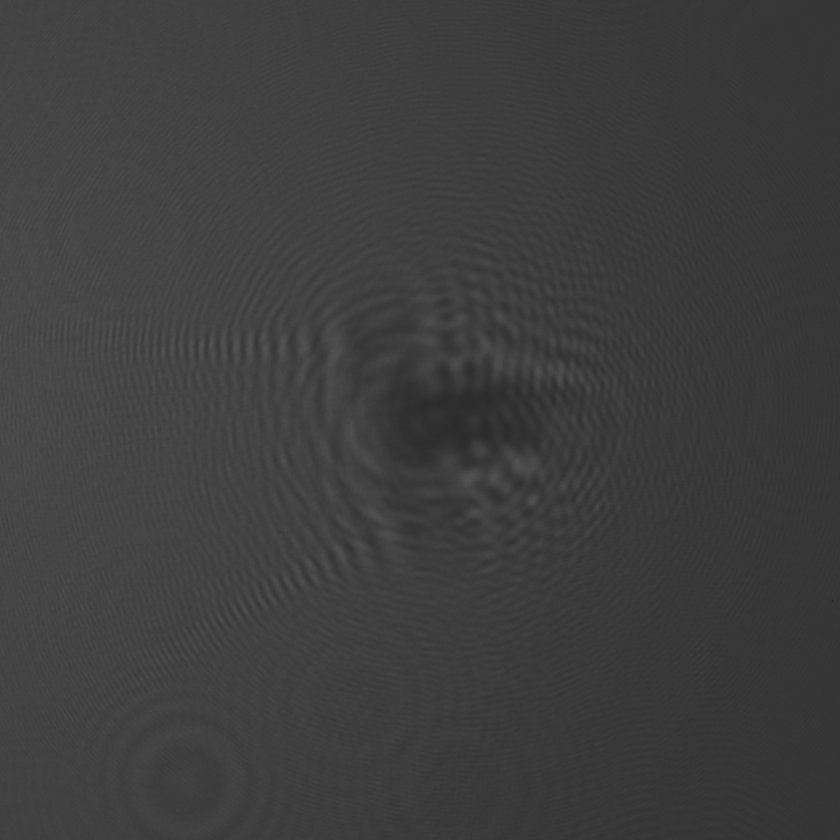
//> input picture examples/fresnelProp/bugHologram.tiff, 840 x 840 px, shrunk from 1024 x 1024 before the run
$ ./fresnelProp bugHologram.tiff 2   (built with g++ and OpenCV 4)
//> lines starting //> are read from the running program, lines starting //| are printed output that depends on the picture
### cvComplex.cpp
/*
 * cvComplex.cpp
 * A set of functions for dealing with two channel complex matricies inside
 * the OpenCV 2.4.* Imaging processing library. Complex numbers are generally
 * dealt with using a 2 color channel Mat object rather than std::complex.
 * This library provides several common functions for manipulating matricies
 * in this format.
 *
 * Maintained by Z. Phillips, Computational Imaging Lab, UC Berkeley
 * Report bugs directly to zkphil@berkeley.edu
 */

#include "opencv2/core.hpp"
#include "opencv2/imgproc.hpp"
#include "opencv2/highgui.hpp"
#include <opencv2/core/ocl.hpp>
//#include "opencv2/contrib.hpp"
#include "cvComplex.h"
#include <stdio.h>
#include <cmath>

int16_t gv_cMap = -1; // Global Colormap Setting

const int16_t SHOW_COMPLEX_MAG = 0;
const int16_t SHOW_COMPLEX_COMPONENTS = 1;
const int16_t SHOW_COMPLEX_REAL = 2;
const int16_t SHOW_COMPLEX_IMAGINARY = 3;
const int16_t SHOW_AMP_PHASE = 4;

const int16_t RW_MODE_AMP_PHASE = 1;
const int16_t RW_MODE_REAL_IMAG = 2;

const int16_t CMAP_MIN = 0;
const int16_t CMAP_MAX = 11;
const int16_t COLORMAP_NONE = -1;

const int16_t COLORIMAGE_REAL = 0;
const int16_t COLORIMAGE_COMPLEX = 1;

using namespace cv;
using namespace std;

void circularShift(const cv::UMat& input, cv::UMat& output, int16_t x, int16_t y)
{

  if (output.empty())
    output = cv::UMat::zeros(input.rows, input.cols, input.type());

  cv::Mat input1 = input.getMat(ACCESS_READ);
  cv::Mat output1 = output.getMat(ACCESS_RW);

  int16_t w = input.cols;
  int16_t h = input.rows;

  int16_t shiftR = x % w;
  int16_t shiftD = y % h;

  if (shiftR < 0)//if want to shift in -x direction
      shiftR += w;

  if (shiftD < 0)//if want to shift in -y direction
      shiftD += h;

  cv::Rect gate1(0, 0, w-shiftR, h-shiftD);//rect(x, y, width, height)
  cv::Rect out1(shiftR, shiftD, w-shiftR, h-shiftD);

  cv::Rect gate2(w-shiftR, 0, shiftR, h-shiftD);
  cv::Rect out2(0, shiftD, shiftR, h-shiftD);

  cv::Rect gate3(0, h-shiftD, w-shiftR, shiftD);
  cv::Rect out3(shiftR, 0, w-shiftR, shiftD);

  cv::Rect gate4(w-shiftR, h-shiftD, shiftR, shiftD);
  cv::Rect out4(0, 0, shiftR, shiftD);

  // Generate pointers
  cv::Mat shift1, shift2, shift3, shift4;

  if (&input == &output) // Check if matricies have same pointer
  {
    shift1 = input1(gate1).clone();
  	shift2 = input1(gate2).clone();
  	shift3 = input1(gate3).clone();
  	shift4 = input1(gate4).clone();
  }
  else // safe to shallow copy
  {
    shift1 = input1(gate1);
    shift2 = input1(gate2);
    shift3 = input1(gate3);
    shift4 = input1(gate4);
  }

  /*
  shift1 = input1(gate1).clone();
  shift2 = input1(gate2).clone();
  shift3 = input1(gate3).clone();
  shift4 = input1(gate4).clone();
  */

  // Copy to result
	shift1.copyTo(cv::Mat(output1, out1));
	shift2.copyTo(cv::Mat(output1, out2));
	shift3.copyTo(cv::Mat(output1, out3));
	shift4.copyTo(cv::Mat(output1, out4));
}

// [8 lines left out: function maxComplexReal, not called in this run]

void splitUMat( cv::UMat& input, int8_t channels, cv::UMat * output)
{
  if ((*output).channels() != (int) channels) {
    std::cout << "splitUMat: output matrix channels does not match channels argument" << std::endl;
    std::cout << "output channels: " << (*output).channels() << " channels arg: " << (int) channels << std::endl;
  }
  // Use standard cv::split for now, parallelize later
  cv::Mat* outputPlanes = new Mat[channels];
  for (int i = 0; i < channels; i++) {
    outputPlanes[i] = cv::Mat::zeros(input.rows, input.cols, input.type());
  }

  cv::split(input.getMat(ACCESS_RW),outputPlanes);
  for (int8_t ch=0; ch<input.channels(); ch++)
    output[ch] = outputPlanes[ch].getUMat(ACCESS_RW);

  delete[] outputPlanes;
}

// [21 lines left out: function mergeUMat, not called in this run]

// [22 lines of commented-out code are left out]

// [65 lines left out: functions complexConj, complexAngle, complexAbs, complexAmpPhaseToRealImag, not called in this run]

/* complexMultiply(const cv::UMat& m1, const cv::UMat& m2, cv::UMat& output)
 * Multiplies 2 complex matricies where the first two color channels are the
 * real and imaginary coefficents, respectivly. Uses the equation:
 *         (a + bi) * (c + di) = (ac - bd) + (ad + bc)i
 *
 * INPUTS:
 *   const cv::UMat& m1:  Complex Matrix 1
 *   const cv::UMat& m2:  Complex Matrix 2
 * OUTPUT:
 *   cv::UMat& output:    Complex Product of m1 and m2
 */
void complexMultiply(const cv::UMat& input1, const cv::UMat& input2, cv::UMat& output)//elementwise multiplies
{
  // Check if matricies are of same size and type
  if (!((input1.size() == input2.size()) && (input1.type() == input2.type())))
  {
    std::cout << "ERROR - matricies are of different size!" << std::endl;
    return;
  }
  // Ensure output is not empty
  if (output.empty())
      output = cv::UMat::zeros(input1.rows, input1.cols, CV_64FC2);

  // (a + bi) * (c + di) = (ac - bd) + (ad + bc)i
  double real,imag;
	for(int i = 0; i < input1.rows; i++) // loop through y
	{
    const double* m1_i = input1.getMat(ACCESS_RW).ptr<double>(i);   // Input 1
    const double* m2_i = input2.getMat(ACCESS_RW).ptr<double>(i);   // Input 2
    double* o_i = output.getMat(ACCESS_RW).ptr<double>(i); // Output
    for(int j = 0; j < input1.cols; j++)
    {
        real = (m1_i[j*2] * m2_i[j*2]) - (m1_i[j*2+1] * m2_i[j*2+1]);    // Real
        imag = (m1_i[j*2] * m2_i[j*2+1]) + (m1_i[j*2+1] * m2_i[j*2]);  // Imaginary
        o_i[j*2]  = real; o_i[j*2+1] = imag;
    }
	}
}

/* complexScalarMultiply(const cv::UMat& m1, const cv::UMat& m2, cv::UMat& output)
 * Multiplies the real and imaginary parts of a complex matrix by a scalar.
 *
 * INPUTS:
 *   double scalar:      Scalar to multiply
 *   const cv::UMat& m1:  Complex matrix input
 * OUTPUT:
 *   cv::UMat& output:    Complex product of m1 and scalar
 */
// [19 lines left out: function complexScalarMultiply, not called in this run]

/* complexDivide(const cv::UMat& m1, const cv::UMat& m2, cv::UMat& output)
 * Divides one matrix by another where the first two color channels are the
 * real and imaginary coefficents, respectivly. Uses the equation:
 *   (a+bi) / (c+di) = (ac+bd) / (c^2+d^2) + (bc-ad) / (c^2+d^2) * i
 *
 * INPUTS:
 *   const cv::UMat& m1:  Complex Matrix 1
 *   const cv::UMat& m2:  Complex Matrix 2
 * OUTPUT:
 *   cv::UMat& output:    Complex Product of m1 and m2
 */
// [50 lines left out: functions complexDivide, complexInverse, not called in this run]

void fftShift(const cv::UMat& input, cv::UMat& output)
{
	 	circularShift(input, output, std::ceil((double) input.cols/2), std::ceil((double) input.rows/2));
}

// [4 lines left out: function ifftShift, not called in this run]
// Opencv fft implimentation
void fft2(cv::UMat& input, cv::UMat& output)
{
   // [6 lines of commented-out code are left out]
   cv::dft(input, output, cv::DFT_COMPLEX_OUTPUT);
}

// Inverse Fourier Transform
void ifft2(cv::UMat& input, cv::UMat& output)
{
   // [6 lines of commented-out code are left out]
   cv::dft(input, output, cv::DFT_INVERSE | cv::DFT_COMPLEX_OUTPUT | cv::DFT_SCALE); // Real-space of object
}

// Write complex matrix to file
// [96 lines left out: functions complex_imwrite, complex_imread, onMouse, not called in this run]

// Compatability with previous versions
void showComplexImg(cv::UMat m, int16_t displayFlag, std::string windowTitle)
{
  showComplexImg(m, displayFlag, windowTitle,-1);
}

void showImg(cv::UMat m, std::string windowTitle)
{
  showImg(m,windowTitle,-1);
}

// Display a complex image
void showComplexImg(cv::UMat m, int16_t displayFlag, std::string windowTitle, int16_t gv_cMap)
{
   if (m.channels() == 2) // Ensure Complex Matrix
   {
    //Mat m1 = m.getMat(ACCESS_READ);
		cv::UMat planes[] = {cv::UMat::zeros(m.rows, m.cols, m.type()), cv::UMat::zeros(m.rows, m.cols, m.type())};
		//cv::split(m1, planes);
    splitUMat(m,2,planes);                   // planes[0] = Re(DFT(I)), planes[1] = Im(DFT(I))

		switch(displayFlag)
		{
			case (SHOW_COMPLEX_MAG):
			{
				cv::magnitude(planes[0], planes[1], planes[0]);// planes[0] = magnitude
            windowTitle = windowTitle + " Magnitude";
            cv::log(planes[0],planes[0]);
            showImg(planes[0], windowTitle, gv_cMap);
				break;
			}
			case (SHOW_COMPLEX_REAL):
			{
			   std::string reWindowTitle = windowTitle + " Real";
            showImg(planes[0], reWindowTitle, gv_cMap);
				break;
			}
			case (SHOW_COMPLEX_IMAGINARY):
			{
				std::string imWindowTitle = windowTitle + " Imaginary";
            showImg(planes[1], imWindowTitle, gv_cMap);
				break;
			}
      case (SHOW_AMP_PHASE):
      {
        cv::UMat m2;
        cv::UMat planes2[] = {cv::UMat::zeros(m.rows, m.cols, m.type()), cv::UMat::zeros(m.rows, m.cols, m.type())};
        complexAngle(m,m2);
        splitUMat(m2,2,planes2);

        std::string amWindowTitle = windowTitle + " Amplitude";
        std::string phWindowTitle = windowTitle + " Phase";
        complexAbs(m,m);
        splitUMat(m,2,planes);

        showImg(planes[0], amWindowTitle, gv_cMap);
        showImg(planes2[0], phWindowTitle, gv_cMap);
        break;
      }
			default:
			{

				std::string reWindowTitle = windowTitle + " Real";
				std::string imWindowTitle = windowTitle + " Imaginary";

				showImg(planes[0], reWindowTitle, gv_cMap);
				showImg(planes[1], imWindowTitle, gv_cMap);

				break;
			}
		}
		//cv::waitKey();
		//cv::destroyAllWindows();
	}
	else
		std::cout << "ERROR ( cvComplex::shotComplexImg ) : Input Mat is not complex (m.channels() != 2)" << std::endl;
}

// Print information about a matrix
// [7 lines left out: function printMat, not called in this run]

// Show a single-channel image
void showImg(cv::UMat m, std::string windowTitle, int16_t gv_cMap)
{

	cv::UMat displayMat;

   if (gv_cMap >= cv::COLORMAP_AUTUMN && gv_cMap <= cv::COLORMAP_HOT)
   {
	   cv::UMat scaledMat;
	   cv::normalize(m, scaledMat, 0, 255, CV_MINMAX);
	   scaledMat.convertTo(displayMat, CV_8U);
	   cv::applyColorMap(displayMat, displayMat, gv_cMap);
   }
   else
   {
	   cv::UMat scaledImg;
	   cv::normalize(m, scaledImg, 0, 1, CV_MINMAX);
	   scaledImg.convertTo(displayMat,CV_32FC1);
	   cvtColor(displayMat, displayMat, CV_GRAY2RGB);
   }

    cv::startWindowThread();
    cv::namedWindow(windowTitle, cv::WINDOW_NORMAL);
    cv::setMouseCallback(windowTitle, onMouse, &m);;
	cv::imshow(windowTitle, displayMat);
	cv::waitKey();
	cv::destroyAllWindows();
}

// [74 lines left out: functions showImgC, printOclPlatformInfo, not called in this run]

// [7 lines of commented-out code are left out]

### examples/fresnelProp/fresnelProp.cpp
// Example Program to perform fresnel propigation of a hologram

#include <stdio.h>
#include <complex.h>
#include <opencv2/core/ocl.hpp>
#include "../../cvComplex.h"
#include <math.h>

using namespace std; using namespace cv;

double objectiveMag = 1.0;
double pixelSz = 5e-6;
double ps_eff = pixelSz / objectiveMag;
double lambda = 6.32e-7;
double k = 2 * M_PI / lambda;
std::complex<double> ii = std::complex<double>(0,1);

void genFresnelKernel(const cv::UMat& input, cv::UMat& kernel, double zDist, double du, double dv){
  double fx, fy;
  Mat complexPlanes[] = {Mat::zeros(input.cols,input.rows, CV_64F), Mat::zeros(input.cols,input.rows, CV_64F)};
	for (uint16_t i = 0; i < input.cols; i++){
		for (uint16_t j = 0; j < input.rows; j++){
		   fx = (i - floor(input.cols/2.)) * du;
		   fy = (j - floor(input.rows/2.)) * dv;
			std::complex<double> cVal = exp(ii * k *zDist) * exp(-ii * M_PI * lambda * zDist * (fx*fx + fy*fy));
			complexPlanes[0].at<double>(i,j) = cVal.real();
			complexPlanes[1].at<double>(i,j) = cVal.imag();
		}
	}
  Mat kernelMat;
  merge(complexPlanes, 2, kernelMat);
  kernel = kernelMat.getUMat(ACCESS_READ);
}

int main(int argc, char** argv ){
	if (argc < 1){
			cout << "Error: Not enough inputs.\nUSAGE: ./fresnelProp image_filename refocus_distance" << endl; return 0;}


	clock_t t1, t2, t3, t4, t5, t6;
	t1 = clock();
  // Turn on opencl
  cv::ocl::setUseOpenCL(true);


	std::string imgFname = argv[1];
	double zDist = atof(argv[2]);

	// Load Image
	cv::Mat imgMat = cv::imread(imgFname, CV_64FC1); // Load image as 64-bit double
//> imgMat is the input picture: 840 rows x 840 cols, CV_8UC1; min 41, max 85, mean 62.2
	imgMat.convertTo(imgMat,CV_64FC1);
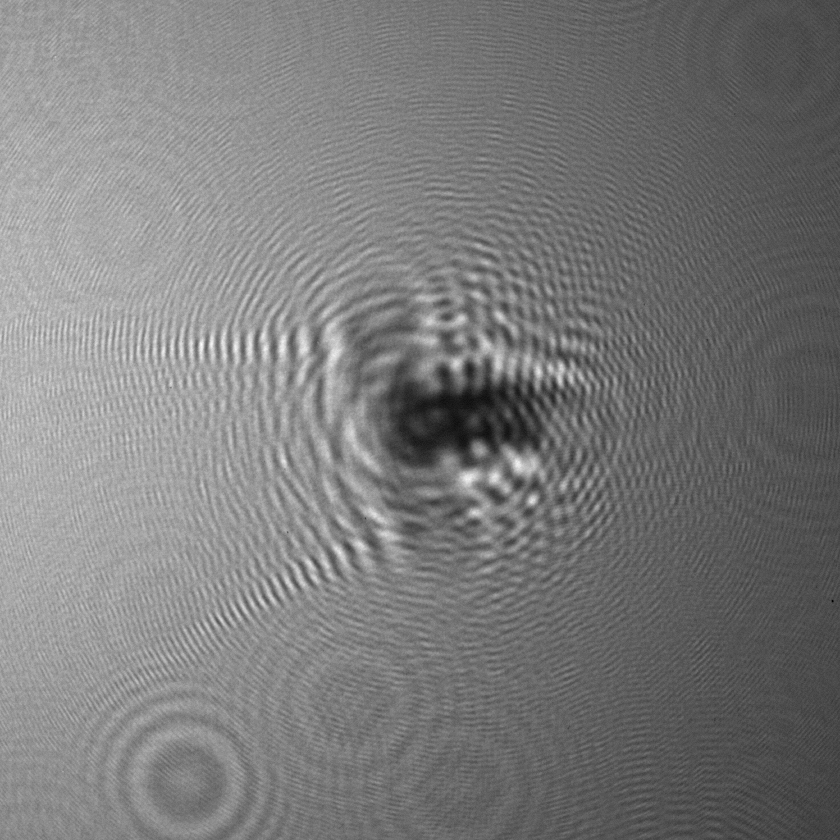
//> imgMat: 840 rows x 840 cols, CV_64FC1; min 41, max 85, mean 62.2; drawn with min black and max white

  cv::UMat img = imgMat.getUMat(ACCESS_RW);

	// Generate Kernel
	cv::UMat kernel = cv::UMat::zeros(img.rows,img.cols,img.type());
	genFresnelKernel(img, kernel, zDist, 1.0/(img.cols*ps_eff), 1.0/(img.rows*ps_eff));
	//showComplexImg(kernel, SHOW_COMPLEX_COMPONENTS, "Fresnel Kernel");
  cout <<"Test"<<endl;
	// Convolve with FT of image
	cv::UMat img_Ft;
	fft2(img, img_Ft);
	t2 = clock();
	showImg(img, "Image");
	showComplexImg(img_Ft, SHOW_COMPLEX_MAG, "Ft of image");
//> call 2 of showImg, with windowTitle = "Ft of image Magnitude", gv_cMap = -1
//> in showImg (call 2), `cv::normalize(m, scaledImg, 0, 1, CV_MINMAX);`:
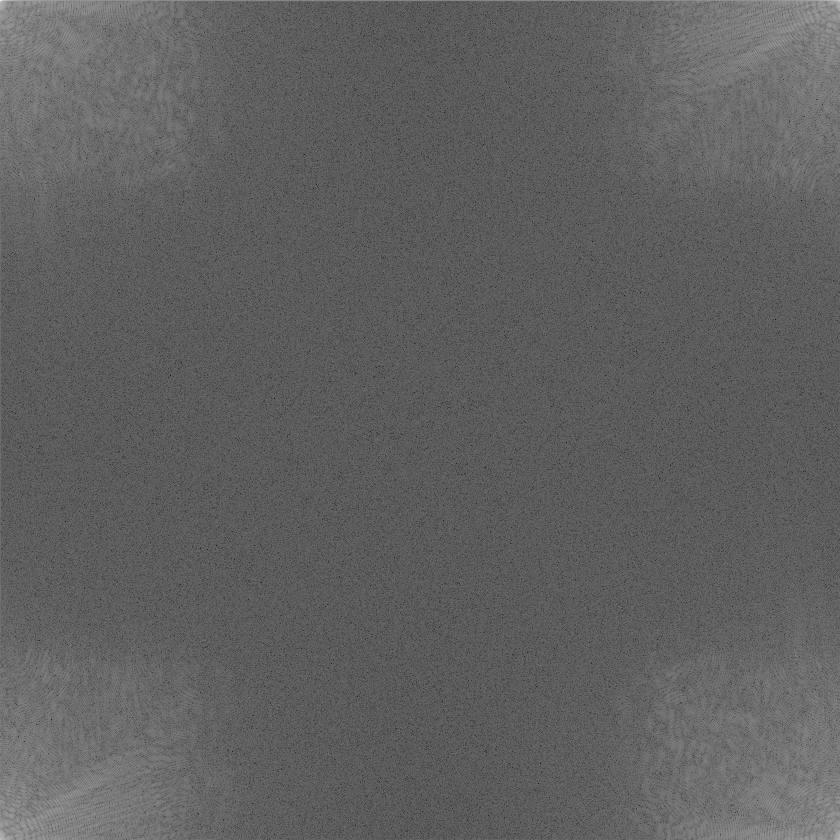
//> scaledImg: 840 rows x 840 cols, CV_64FC1; min 0, max 1, mean 0.38
	t3 = clock();
	fftShift(img_Ft,img_Ft);
	t4 = clock();
	showComplexImg(img_Ft, SHOW_COMPLEX_MAG, "Ft shift of image");
//> call 3 of showImg, with windowTitle = "Ft shift of image Magnitude", gv_cMap = -1
//> in showImg (call 3), `cv::normalize(m, scaledImg, 0, 1, CV_MINMAX);`:
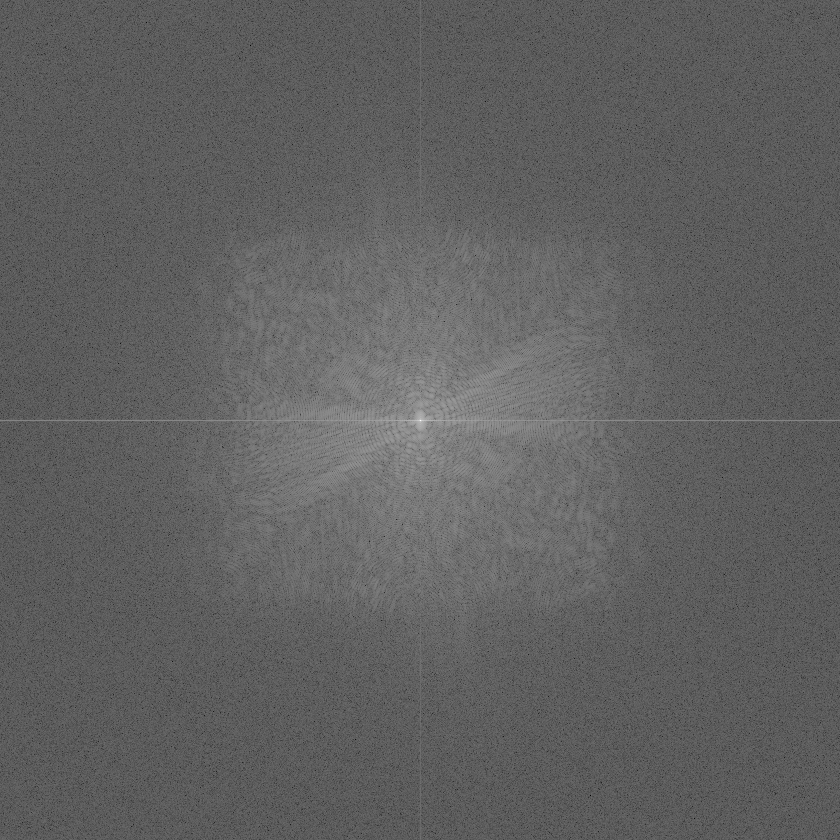
//> scaledImg: 840 rows x 840 cols, CV_64FC1; min 0, max 1, mean 0.38
	t5 = clock();

	cv::UMat output_Ft;
	complexMultiply(img_Ft, kernel, output_Ft);
//> the loop in complexMultiply, `for(int i = 0; i < input1.rows; i++)` made 840 passes
//> (real, imag) on passes 1 to 3: (-401.6, -132.8), (145.9, 423.4), (-346.9, -164.9)
//> after the loop in complexMultiply, `for(int i = 0; i < input1.rows; i++)`: real = 46.8; imag = -265.5
	fftShift(output_Ft,output_Ft);

	cv::UMat output;
	ifft2(output_Ft, output );

	t6 = clock();
	float diff = ((float)t2-(float)t1 + (float)t4 - (float)t3 + (float)t6 - (float)t5)/CLOCKS_PER_SEC;
	std::cout<<diff<<" seconds"<<std::endl;
	showComplexImg(output, SHOW_COMPLEX_REAL, "Refocused Bug Hologram");
//> call 3 of splitUMat, with channels = 2
//> in splitUMat (call 3), `cv::split(input.getMat(ACCESS_RW),outputPlanes);`:
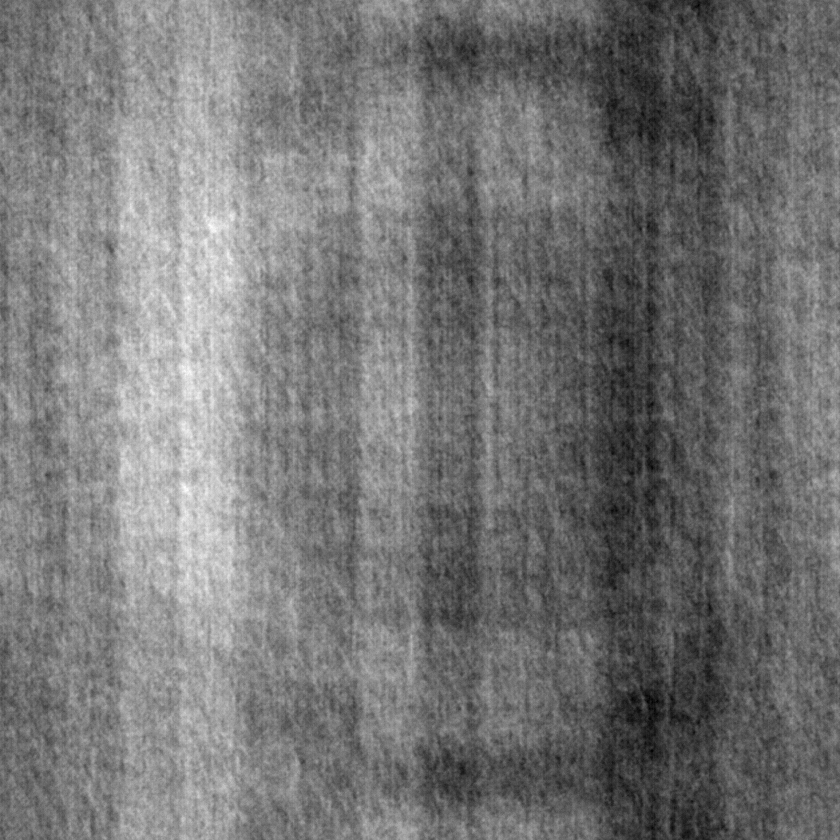
//> outputPlanes: 840 rows x 840 cols, CV_64FC1; min 46, max 77.28, mean 60.5; drawn with min black and max white
    std::cout << "done!" <<std::endl;
}
